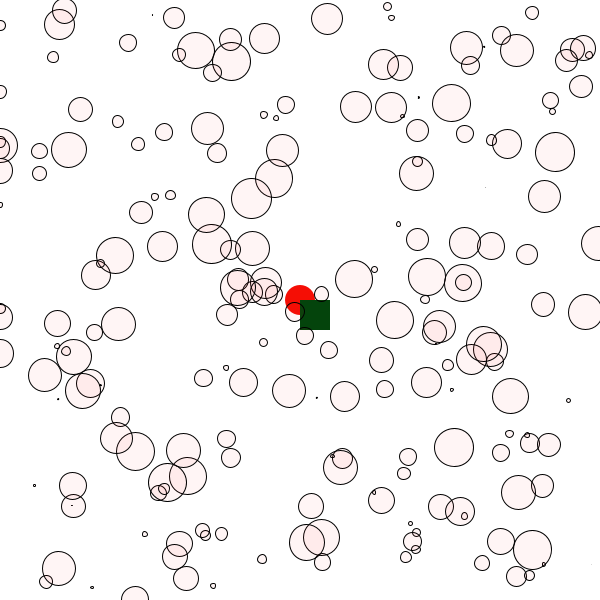
Frame 1 (no input)
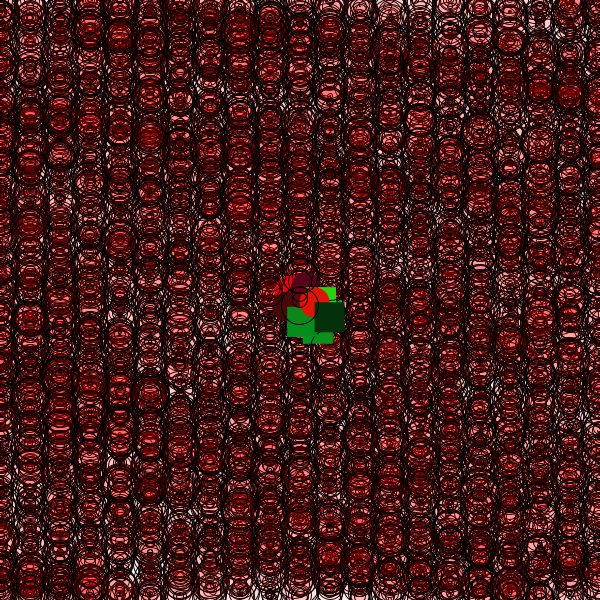
Frame 60 (the mouse pressed at the canvas centre just before this capture)
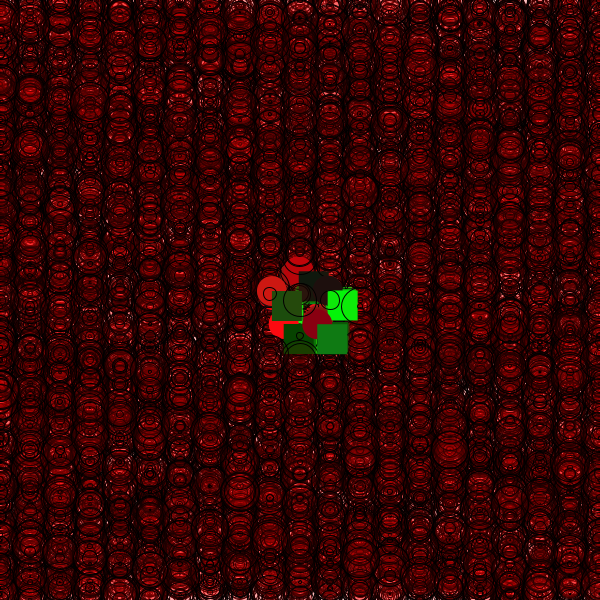
Frame 120 (the mouse held since frame 60 and released just before this capture)

The Processing sketch that drew these frames (run headless with seeded random() and noise(); from frame 60 on, the mouse is pressed at the canvas centre):

// Processing sketch: processing_113566
// ── processing_113566.pde

//Declare variables for spiral
float radians = 0;
float z = 0;
int time;

//Declare objects of the snow class using an array
Snow[] mySnow = new Snow[200];

void setup(){
//Set canvas size to 600 by 600
size(600,600);

//Initialise objects using loop, setting x and y positions
for (int i = 0; i < 200; i++){
mySnow[i] = new Snow(random(600), random(600));
}

}
void draw(){
  
  //Reresh animation
  if (millis()>time){
  time = millis() + 10000;
  background(255);
  z=0;
  radians=0;

  }
  
  
  //Creates the angle for the spiral
  float xPos = radians * cos(z);
  float yPos = radians * sin(z);
  
  //Set no border
  noStroke();
  
  //Set colour of spiral (circles) to random
  fill(random(255), random(30), random(30));
  
  //Create the circles, with the centre being the original position
  ellipse(xPos+width/2, yPos+height/2, 30, 30);
  
  //Set colour of spiral (circles) to random
  fill(random(30), random(250), random(30));
  rect(xPos+width/2, yPos+height/2, 30, 30);
  
  //Clockwise movement, outwards of the spiral
  z-=2.5;
  radians = radians - .25;
  
  //Movement of snow, call display and move methods for each object
  for (int i = 0; i < 200; i++){
  mySnow[i].move();
  mySnow[i].display();
}
}

class Snow{
  
  //Declare variables for the snow
  float xPos;
  float yPos;
  
  //Set the positions as temp
  Snow(float temp_xPos, float temp_yPos) {
    xPos = temp_xPos;
    yPos = temp_yPos;
  }
  
void display(){
  
  //Set i to random
  float i = random(40);
  
  //With border
  stroke(0);
  
  //Set snow's colour
  fill(255,0,0,10);
  
  //Create snow with equal dimensions 
  ellipse(xPos,yPos,i,i);

}

void move(){
 
   //Alter coords of positions
   xPos = xPos + 30;
   yPos += 2 * 3; 
  
  //If snow reaches right hand side of screen, go to left
  if (xPos > width) {
  xPos = 0;
  }
  
  //If snow reaches bottom, go to top
  if (yPos > height) {
    yPos = 0;
  
}
}


 
}
